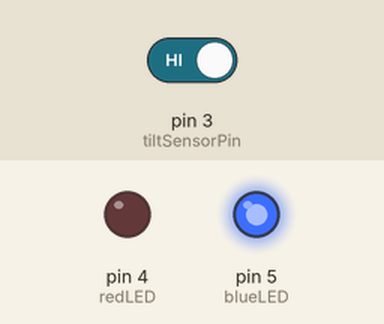
Recording of a sketch running on a simulated Arduino Uno, built with avr-gcc and run on an emulated ATmega328P. On the bench: output pins drawn as LEDs (lit = HIGH). The inputs (shaded band) are chosen by the test bench; at power-on: pin 3 (tiltSensorPin) HIGH.

Above: at 1.2 s.
1.3 s: pin 3 (tiltSensorPin) driven LOW
At 2.2 s:
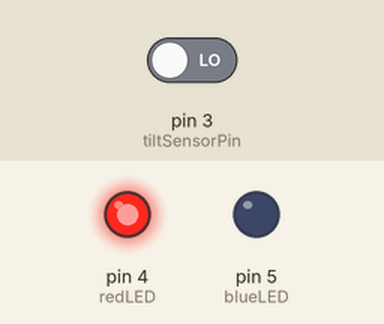
2.8 s: pin 3 (tiltSensorPin) driven HIGH
At 3.4 s:
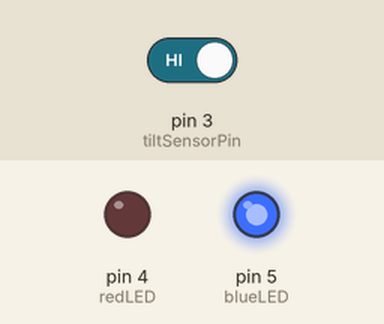
Timing chart, 0 to 5.8 s (numbered marks = the images above; inputs shaded):
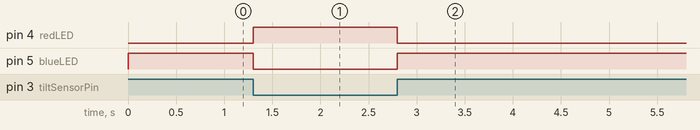

The sketch:

Comp208_Scaling_Tilt_Sensor_test_code.ino
```cpp
int tiltSensorPin = 3;
int redLED = 4;
int blueLED = 5;

void setup() {
  pinMode(tiltSensorPin, INPUT);
  pinMode(redLED, OUTPUT);
  pinMode(blueLED, OUTPUT);


}

void loop() {
  if(digitalRead(tiltSensorPin) == 0){
    digitalWrite(redLED, HIGH);
    digitalWrite(blueLED,LOW);
  }
   else{
    digitalWrite(redLED, LOW);
    digitalWrite(blueLED,HIGH);
  }

}
```

Measured:
- after the input at 1.3 s, pin 4 (redLED): LOW → HIGH at once; pin 5 (blueLED): HIGH → LOW at once
- after the input at 2.8 s, pin 4 (redLED): HIGH → LOW at once; pin 5 (blueLED): LOW → HIGH at once
